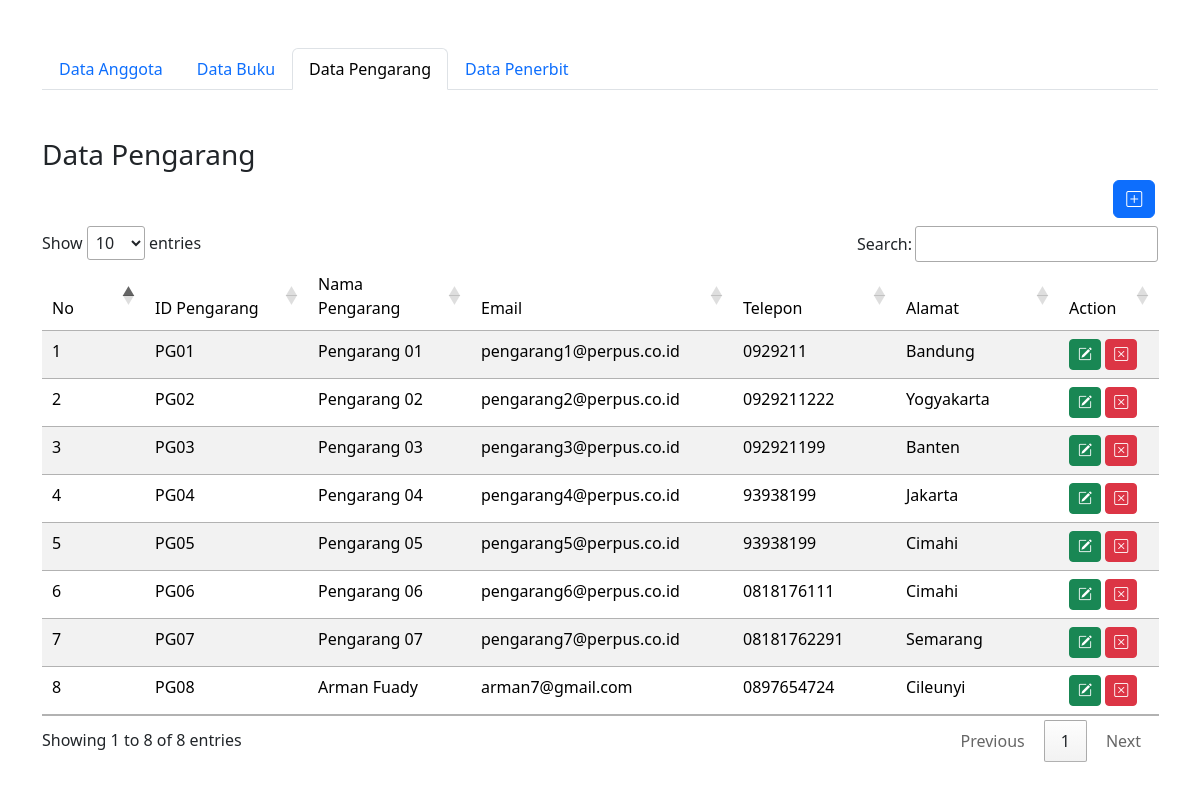
Screenshot of /sesi29/pengarang/pengarang.php with the database file from the repository.
### tables this page shows
CREATE TABLE `pengarang` (
  `id_pengarang` varchar(8) NOT NULL,
  `nama_pengarang` varchar(255) DEFAULT NULL,
  `email` varchar(50) DEFAULT NULL,
  `telp` varchar(12) DEFAULT NULL,
  `alamat` varchar(255) DEFAULT NULL
);

### sesi29/pengarang/pengarang.php (the view, shortened to what this page needs)
<?php
    include "../config/config.php";
    $query = mysqli_query($con, "SELECT * FROM pengarang");
?>
<!DOCTYPE html>
<html lang="en">
<head>
    <link href="https://cdn.jsdelivr.net/npm/bootstrap@5.3.2/dist/css/bootstrap.min.css" rel="stylesheet"
>
    <link rel="stylesheet" href="https://cdn.jsdelivr.net/npm/bootstrap-icons@1.11.1/font/bootstrap-icons.css">
    <link rel="stylesheet" href="https://cdn.datatables.net/1.13.7/css/jquery.dataTables.css" />
</head>
<body>
    <div class="container">
        <div class="row">
            <div class="col-md-12 text-center  mb-5 mt-5">
            <ul class="nav nav-tabs">
                    <li class="nav-item">
                        <a class="nav-link" href="../index.php">Data Anggota</a>
                    </li>
                    <li class="nav-item">
                        <a class="nav-link" href="../buku/buku.php">Data Buku</a>
                    </li>
                    <li class="nav-item">
                        <a class="nav-link active" aria-current="page" href="pengarang.php">Data Pengarang</a>
                    </li>
                    <li class="nav-item">
                        <a class="nav-link" href="../penerbit/penerbit.php">Data Penerbit</a>
                    </li>
                </ul>
            </div>
            <div class="col-md-12">
                <h3>Data Pengarang</h3>
                <a href="tambah_pengar.php" class="btn btn-primary bi bi-plus-square mb-2" style="margin-left: 96%;" ></a>
                    <table id="myTable" class="table table-striped" >
                        <thead>
                            <tr>
                                <td width="50px">No</td>
                                <td width="100px">ID Pengarang</td>
                                <td width="100px">Nama Pengarang</td>
                                <td width="100px">Email</td>
                                <td width="100px">Telepon</td>
                                <td width="100px">Alamat</td>
                                <td width="10px">Action</td>
                            </tr>
                        </thead>
                        <tbody>
                            <?php if(mysqli_num_rows($query)>0) { ?>
                                <?php $no = 1;
                                    while ($data = mysqli_fetch_array($query)){
                                ?>
                                <tr>
                                    <td><?php echo $no;?></td>
                                    <td><?php echo $data["id_pengarang"];?></td>
                                    <td><?php echo $data["nama_pengarang"];?></td>
                                    <td><?php echo $data["email"];?></td>
                                    <td><?php echo $data["telp"];?></td>
                                    <td><?php echo $data["alamat"];?></td>
                                    <td>
                                    <a class="btn btn-success bi bi-pencil-square btn-sm" href="edit_pengarang.php?id_pengarang=<?php echo $data['id_pengarang'];?>"></a>
                                    <a class="btn btn-danger bi bi-x-square btn-sm " href="delete_pengarang.php?id_pengarang=<?php echo $data['id_pengarang'];?>"></a>
                                    </td>
                                </tr>
                            <?php $no++; }?>
                            <?php }  ?>
                        </tbody>
                    </table>
            </div>
        </div>
    </div>
</body>
</html>

### rows the page displays
pengarang: id_pengarang "PG01", nama_pengarang "Pengarang 01", email "pengarang1@perpus.co.id", telp "0929211", alamat "Bandung"
pengarang: id_pengarang "PG02", nama_pengarang "Pengarang 02", email "pengarang2@perpus.co.id", telp "0929211222", alamat "Yogyakarta"
pengarang: id_pengarang "PG03", nama_pengarang "Pengarang 03", email "pengarang3@perpus.co.id", telp "092921199", alamat "Banten"
pengarang: id_pengarang "PG04", nama_pengarang "Pengarang 04", email "pengarang4@perpus.co.id", telp "93938199", alamat "Jakarta"
pengarang: id_pengarang "PG05", nama_pengarang "Pengarang 05", email "pengarang5@perpus.co.id", telp "93938199", alamat "Cimahi"
pengarang: id_pengarang "PG06", nama_pengarang "Pengarang 06", email "pengarang6@perpus.co.id", telp "0818176111", alamat "Cimahi"
pengarang: id_pengarang "PG07", nama_pengarang "Pengarang 07", email "pengarang7@perpus.co.id", telp "08181762291", alamat "Semarang"
pengarang: id_pengarang "PG08", nama_pengarang "Arman Fuady", email "arman7@gmail.com", telp "0897654724", alamat "Cileunyi"
